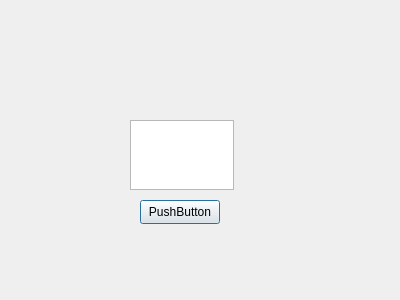
<?xml version="1.0" encoding="UTF-8"?>
<ui version="4.0">
 <class>SecondWindow</class>
 <widget class="QDialog" name="SecondWindow">
  <property name="geometry">
   <rect>
    <x>0</x>
    <y>0</y>
    <width>400</width>
    <height>300</height>
   </rect>
  </property>
  <property name="windowTitle">
   <string>Dialog</string>
  </property>
  <widget class="QPushButton" name="pushButton">
   <property name="geometry">
    <rect>
     <x>140</x>
     <y>200</y>
     <width>80</width>
     <height>24</height>
    </rect>
   </property>
   <property name="text">
    <string>PushButton</string>
   </property>
  </widget>
  <widget class="QTextEdit" name="textDate">
   <property name="geometry">
    <rect>
     <x>130</x>
     <y>120</y>
     <width>104</width>
     <height>70</height>
    </rect>
   </property>
  </widget>
 </widget>
 <resources/>
 <connections/>
</ui>
